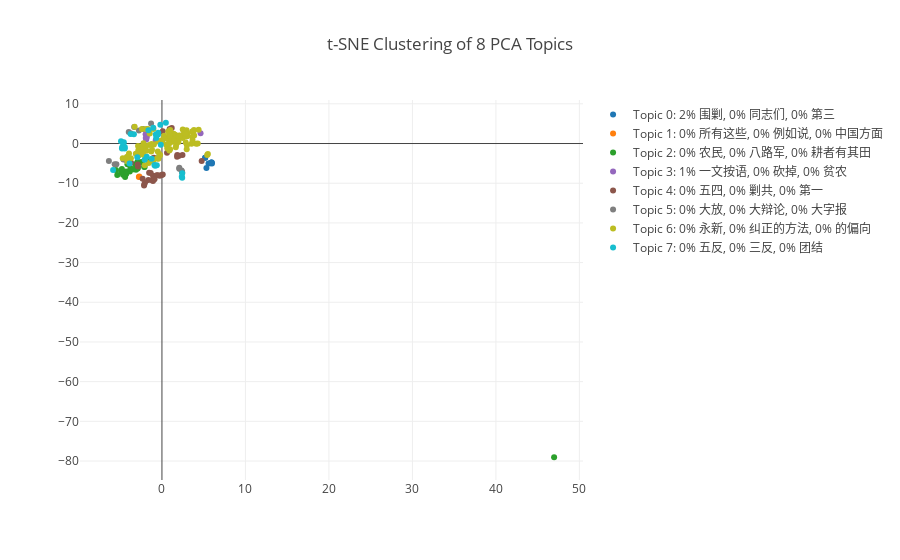

Write notebook code for a chart like this one.
### Code cell
# 创建色彩映射
n = nTopics
cmap = get_cmap('tab10')
colors = [rgb2hex(cmap(color)) for color in np.arange(0, 1.000001, 1/(n-1))]

# 获取关键词
topWords = getTopWords(3, pcaKeys, vectorizedText, countVectorizer)


# 生成散点图
data = []
# 迭代每个主题
for topic in range(nTopics):
    mask = pcaKeys==topic
    sample_mask = np.zeros(mask.sum()).astype(bool)
    sample_mask[:int(1000/nTopics)] = True
    np.random.shuffle(sample_mask)
    
    scatter = go.Scatter(x = tsneModelVectors[mask,0][sample_mask],
                         y = tsneModelVectors[mask,1][sample_mask],
                         name = 'Topic {}: {}'.format(topic, topWords[topic]),
                         mode = 'markers',
                         text = df[mask]['title'][sample_mask],
                         marker = dict(color = colors[topic]))
    data.append(scatter)

layout = go.Layout(title = 't-SNE Clustering of {} PCA Topics'.format(nTopics),
                   showlegend=True,
                   hovermode = 'closest')

fig = go.Figure(data=data, layout=layout)
iplot(fig)

### Figure 1 — Plotly figure (JSON) as saved in the notebook; plotly's stock layout.template omitted (floating-point values rounded to 4 significant figures)
{"data": [{"marker": {"color": "#1f77b4"}, "mode": "markers", "name": "Topic 0: 2% 围剿, 0% 同志们, 0% 第三", "text": ["必须注意经济工作", "我们的经济政策", "关心群众生活，注意工作方法", "论反对日本帝国主义的策略", "中国革命战争的战略问题", "上海太原失陷以后抗日战争的形势和任务", "中国共产党在民族战争中的地位", "论政策", "学习和时局", "抗日战争胜利后的时局和我们的方针"], "type": "scatter", "uid": "fe77e1c0-a946-11e8-861b-0024d6c0edbe", "x": [5.911, 5.958, 5.986, 5.578, 5.329, 5.171, 5.796, 5.943, 5.184, 5.864], "y": [-4.848, -4.783, -5.008, -5.04, -6.155, -3.603, -4.96, -4.809, -3.588, -4.871]}, {"marker": {"color": "#ff7f0e"}, "mode": "markers", "name": "Topic 1: 0% 所有这些, 0% 例如说, 0% 中国方面", "text": ["抗日游击战争的战略问题", "论持久战"], "type": "scatter", "uid": "fe77e1c1-a946-11e8-a7d3-0024d6c0edbe", "x": [-2.767, -2.715], "y": [-8.43, -8.3]}, {"marker": {"color": "#2ca02c"}, "mode": "markers", "name": "Topic 2: 0% 农民, 0% 八路军, 0% 耕者有其田", "text": ["中国共产党在抗日时期的任务", "为争取千百万群众进入抗日民族统一战线而斗争", "国共合作成立后的迫切任务", "和英国记者贝特兰的谈话", "克服投降危险，力争时局好转", "团结一切抗日力量，反对反共顽固派", "向国民党的十点要求", "目前抗日统一战线中的策略问题", "团结到底", "整顿党的作风", "质问国民党", "评国民党十一中全会和三届二次国民参政会", "两个中国之命运", "论联合政府", "赫尔利和蒋介石的双簧已经破产", "对日寇的最后一战", "第十八集团军总司令给蒋介石的两个电报", "评蒋介石发言人谈话", "中共中央关于同国民党进行和平谈判的通知", "中国人民解放军宣言", "关于目前党的政策中的几个重要问题", "在晋绥干部会议上的讲话", "将革命进行到底", "评战犯求和", "别了，司徒雷登", "不要四面出击"], "type": "scatter", "uid": "fe77e1c2-a946-11e8-a313-0024d6c0edbe", "x": [-4.86, -3.851, -4.295, -4.841, -2.909, -5.352, -4.663, -2.909, -3.197, -5.498, -4.297, -4.414, -4.307, 46.97, -3.375, -2.485, -2.135, -3.107, -1.543, -2.078, -3.783, -4.8, -3.48, -2.428, -2.923, -4.137], "y": [-7.145, -7.033, -7.529, -7.097, -6.165, -7.927, -7.861, -6.285, -5.221, -6.691, -7.682, -8.407, -7.039, -79.05, -6.498, -4.801, -5.845, -6.634, -4.508, -5.928, -6.272, -6.405, -6.452, -4.646, -4.607, -5.224]}, {"marker": {"color": "#9467bd"}, "mode": "markers", "name": "Topic 3: 1% 一文按语, 0% 砍掉, 0% 贫农", "text": ["为争取国家财政经济状况的基本好转而斗争", "关于农业互助合作的两次谈话", "关于农业合作化问题", "农业合作化必须依靠党团员和贫农下中农", "《中国农村的社会主义高潮》的序言", "《中国农村的社会主义高潮》的按语"], "type": "scatter", "uid": "fe77e1c3-a946-11e8-b94e-0024d6c0edbe", "x": [-1.958, 4.625, -1.882, -1.809, -1.938, -0.7488], "y": [2.33, 2.572, 1.028, 1.677, 1.387, 0.7963]}, {"marker": {"color": "#8c564b"}, "mode": "markers", "name": "Topic 4: 0% 五四, 0% 剿共, 0% 第一", "text": ["星星之火，可以燎原", "关于蒋介石声明的声明", "实践论", "统一战线中的独立自主问题", "战争和战略问题", "五四运动", "青年运动的方向", "反对投降活动", "关于国际新形势对新华日报⑴记者的谈话", "和中央社、扫荡报、新民报⑴三记者的谈话", "《共产党人》发刊词", "目前形势和党的任务", "中国革命和中国共产党", "新民主主义论", "《中国工人》发刊词", "新民主主义的宪政", "放手发展抗日力量，抵抗反共顽固派的进攻", "为皖南事变发表的命令和谈话", "反对党八股", "在延安文艺座谈会上的讲话", "开展根据地的减租、生产和拥政爱民运动", "评蒋介石在双十节的演说", "和美国记者安娜·路易斯·斯特朗⑴的谈话", "解放战争第二年的战略方针", "目前形势和我们的任务", "全世界革命力量团结起来，反对帝国主义的侵略", "中共发言人评南京行政院的决议", "在中国共产党第七届中央委员会第二次全体会议上的报告", "论人民民主专政", "改造资本主义工商业的必经之路", "抗美援朝的伟大胜利和今后的任务", "《关于胡风反革命集团的材料》的序言和按语"], "type": "scatter", "uid": "fe77e1c4-a946-11e8-bf74-0024d6c0edbe", "x": [2.458, 2.055, 0.09569, 1.829, 4.755, -0.0351, -1.625, -0.977, -3.708, -2.874, -2.318, -2.906, -2.114, -2.142, 0.9618, -1.181, -0.2586, -1.068, -1.073, -2.016, 1.811, -0.4783, 0.9205, 0.6081, -1.536, -0.63, 1.17, -1.349, -0.8914, 0.09639, -4.282, -4.293], "y": [-2.887, -3.069, -7.822, -2.915, -4.372, -7.932, -9.181, -3.613, -4.845, -5.813, -8.893, -5.256, -10.24, -10.58, 3.418, -9.251, -8.112, -8.134, -9.444, -9.787, -3.345, -7.986, 3.685, -2.295, -7.341, -7.981, 3.904, -7.42, -9.006, 3.081, -3.699, -4.157]}, {"marker": {"color": "#7f7f7f"}, "mode": "markers", "name": "Topic 5: 0% 大放, 0% 大辩论, 0% 大字报", "text": ["改造我们的学习", "党委会的工作方法", "中国人民解放军布告", "丢掉幻想，准备斗争", "应当重视电影《武训传》的讨论", "关于中华人民共和国宪法草案", "在中国共产党全国代表会议上的讲话", "农业合作化的一场辩论和当前的阶级斗争", "增强党的团结，继承党的传统", "在中国共产党第八届中央委员会第二次全体会议上的讲话", "在省市自治区党委书记会议上的讲话", "在中国共产党全国宣传工作会议上的讲话", "文汇报的资产阶级方向应当批判", "一九五七年夏季的形势", "做革命的促进派", "坚定地相信群众的大多数"], "type": "scatter", "uid": "fe77e1c5-a946-11e8-bfc7-0024d6c0edbe", "x": [-5.456, -3.328, -2.257, -0.4185, -2.762, -4.613, -5.662, -6.355, -1.306, 2.388, 2.077, 2.422, -3.706, -3.978, 2.353, 2.067], "y": [-5.241, 4.152, 3.654, -3.595, 3.268, -3.998, -5.221, -4.421, 5.055, -7.063, -6.109, -7.211, 2.521, 2.911, -6.792, -6.337]}, {"marker": {"color": "#bcbd22"}, "mode": "markers", "name": "Topic 6: 0% 永新, 0% 纠正的方法, 0% 的偏向", "text": ["序", "中国社会各阶级的分析", "湖南农民运动考察报告", "中国的红色政权为什么能够存在？", "井冈山的斗争", "关于纠正党内的错误思想", "反对本本主义", "怎样分析农村阶级", "反对自由主义", "陕甘宁边区政府第八路军后方留守处布告", "大量吸收知识分子", "斯大林是中国人民的朋友", "纪念白求恩", "抗日根据地的政权问题", "打退第二次反共高潮后的时局", "关于打退第二次反共高潮的总结", "《农村调查》的序言", "《农村调查》的跋", "揭破远东慕尼黑的阴谋", "关于反法西斯的国际统一战线", "在陕甘宁边区参议会的演说", "一个极其重要的政策", "第二次世界大战的转折点", "祝十月革命二十五周年", "为人民服务", "文化工作中的统一战线", "游击区也能够进行生产", "愚公移山", "评赫尔利政策的危险", "给福斯特同志的电报", "蒋介石在挑动内战", "关于重庆谈判", "国民党进攻的真相", "一九四六年解放区工作的方针", "建立巩固的东北根据地", "关于目前国际形势的几点估计", "以自卫战争粉碎蒋介石的进攻", "集中优势兵力，各个歼灭敌人", "美国“调解”真相和中国内战前途 ——和美国记者斯蒂尔的谈话", "三个月总结", "迎接中国革命的新高潮", "中共中央关于暂时放弃延安和保卫陕甘宁边区的两个文件", "关于西北战场的作战方针", "蒋介石政府已处在全民的包围中", "中国人民解放军总部关于重行颁布三大纪律八项注意的训令", "关于建立报告制度", "军队内部的民主运动", "在不同地区实施土地法的不同策略", "纠正土地改革宣传中的“左”倾错误", "新解放区土地改革要点", "关于工商业政策", "评西北大捷兼论解放军的新式整军运动", "关于情况的通报", "对晋绥日报编辑人员的谈话", "再克洛阳后给洛阳前线指挥部的电报", "新解放区农村工作的策略问题", "一九四八年的土地改革工作和整党工作", "关于辽沈战役⑴的作战方针", "关于健全党委制", "中共中央关于九月会议的通知", "关于淮海战役的的作战方针", "中国军事形势的重大变化", "关于平津战役⑴的作战方针", "敦促杜聿明等投降书", "中共中央毛泽东主席关于时局的声明", "中共发言人关于命令国民党反动政府重新逮捕前日本侵华军总司令冈村宁次和逮捕国民党内战罪犯的谈话", "中共发言人关于和平条件必须包括惩办日本战犯和国民党战犯的声明", "把军队变为工作队", "四分五裂的反动派为什么还要空喊“全面和平”？", "国民党反动派由“呼吁和平”变为呼吁战争", "评国民党对战争责任问题的几种答案", "南京政府向何处去？", "向全国进军的命令", "中国人民解放军总部发言人为英国军舰暴行⑴发表的声明", "“友谊”，还是侵略？", "中国人民站起来了", "中国人民大团结万岁", "人民英雄们永垂不朽", "永远保持艰苦奋斗的作风", "征询对待富农策略问题的意见", "你们是全民族的模范人物", "给中国人民志愿军的命令", "中国人民志愿军要爱护朝鲜的一山一水一草一木", "镇压反革命必须打得稳，打得准，打得狠", "三大运动的伟大胜利", "把农业互助合作当作一件大事去做(1)", "中共中央关于西藏工作方针的指示", "工人阶级与资产阶级的矛盾是国内的主要矛盾", "祝贺中国人民志愿军的重大胜利", "批判大汉族主义", "解决“五多”问题", "对刘少奇、杨尚昆破坏纪律擅自以中央名义发出文件的批评", "批判离开总路线的右倾观点", "青年团的工作要照顾青年的特点", "关于国家资本主义", "党在过渡时期的总路线", "为建设一个伟大的社会主义国家而奋斗", "关于《红楼梦》研究问题的信", "原子弹吓不倒中国人民", "征询对农业十七条的意见", "加快手工业的社会主义改造", "美帝国主义是纸老虎", "我们党的—些历史经验", "纪念孙中山先生", "坚持艰苦奋斗，密切联系群众", "中国共产党是全中国人民的领导核心", "组织力量反击右派分子的猖狂进攻", "党内团结的辩证方法", "一切反动派都是纸老虎"], "type": "scatter", "uid": "fe7808ba-a946-11e8-85d2-0024d6c0edbe", "x": [1.989, 4.098, 5.498, -4.699, 5.415, 4.393, 4.289, 3.538, -2.364, -3.721, 2.241, 1.593, 2.052, 2.706, 0.5212, 1.701, -1.041, 0.06552, -0.00906, 0.8833, -2.829, -0.9606, 3.627, 0.8984, 2.071, 2.471, -4.142, -2.755, -1.965, 0.8714, -0.5982, -2.863, 0.5578, 1.657, 0.9738, 1.159, 2.994, 2.492, 1.977, -2.555, -1.579, -0.2983, -1.25, -2.063, 1.117, -2.303, 1.49, -2.274, 2.525, -1.533, 2.526, -0.5008, -0.2544, -1.025, 1.401, 1.426, -4.175, 3.041, 1.703, -2.262, -1.942, -0.3255, 3.834, 1.95, 0.8899, 2.965, 3.752, -1.463, 3.857, -1.204, -3.946, -1.282, 1.629, 2.111, 3.634, 0.6383, -1.842, 0.7929, 0.7662, 1.632, 1.351, 1.156, 0.7233, 3.022, -0.2529, 0.5841, 2.849, 0.4926, -0.431, 1.262, 2.947, 0.2616, 0.9907, -0.43, 0.7587, 0.974, 1.117, -1.875, -1.193, 3.662, 2.804, -2.208, -3.272, 1.462, -2.397, 0.8392, -1.697, -3.133, 2.849], "y": [1.54, -0.05364, -2.625, -3.728, -2.859, 3.495, 0.0307, -0.06173, -1.467, -3.688, 1.766, 2.188, 1.976, 2.709, -0.2879, -0.318, -4.232, 0.5485, 0.7961, 1.761, -1.723, -0.2354, 3.037, 1.783, 1.648, 1.372, -4.529, -2.925, -3.566, 0.5422, -3.778, -0.596, 1.45, -0.9266, -1.441, 1.791, -0.4136, 3.549, 0.4163, -0.968, -4.883, -2.712, -0.1021, -5.482, 1.166, -2.096, 1.333, -0.8003, 2.172, -0.3726, 2.131, -2.001, -2.798, 3.655, 2.449, 1.79, -3.347, 2.6, 1.452, -2.751, -0.6256, 0.5968, 3.391, 0.8732, -1.753, -1.466, 2.889, 2.53, 2.022, -4.308, -2.506, -2.011, 0.687, 2.011, 1.695, -1.165, -1.797, 1.19, 1.208, 1.396, 1.213, 1.166, 1.218, 1.828, -3.008, 1.459, 1.781, 1.486, 0.5297, 1.8, 3.346, 1.932, 3.412, -3.858, 3.028, 1.867, 0.4135, 3.668, -1.573, 0.9174, 2.478, 0.06497, 4.231, 0.6313, 3.644, -0.1223, 3.683, -2.546, 0.2752]}, {"marker": {"color": "#17becf"}, "mode": "markers", "name": "Topic 7: 0% 五反, 0% 三反, 0% 团结", "text": ["矛盾论", "反对日本进攻的方针、办法和前途", "为动员一切力量争取抗战胜利而斗争", "必须制裁反动派", "苏联利益和人类利益的一致", "必须强调团结和进步", "抗日时期的经济问题和财政问题", "关于领导方法的若干问题", "组织起来", "必须学会做经济工作", "论军队生产自给，兼论整风和生产两大运动的重要性", "减租和生产是保卫解放区的两件大事", "关于民族资产阶级和开明绅士问题", "在新政治协商会议筹备会上的讲话", "为什么要讨论白皮书？", "唯心历史观的破产", "做一个完全的革命派", "中共中央政治局扩大会议决议要点", "镇压反革命必须实行党的群众路线", "关于“三反”、“五反”的斗争", "元旦祝词", "团结起来，划清敌我界限", "反对官僚主义、命令主义和违法乱纪", "反对党内的资产阶级思想", "批判梁漱溟的反动思想", "驳“舆论一律”", "论十大关系", "关于正确处理人民内部矛盾的问题", "事情正在起变化", "打退资产阶级右派的进攻"], "type": "scatter", "uid": "fe7808bb-a946-11e8-be78-0024d6c0edbe", "x": [2.374, -0.6172, -1.23, -0.8177, -2.949, -4.565, -0.4481, -3.362, -4.455, -4.789, -1.829, -0.1359, -0.9027, -3.878, -4.452, -4.767, -4.904, -1.621, -0.4643, 0.4669, -0.6867, -1.042, -0.737, -0.1933, -2.072, -4.676, -5.852, 2.425, -3.751, 2.427], "y": [-8.349, -5.504, -3.808, -5.573, -3.46, 0.3226, 2.738, 2.369, -1.247, -1.268, -3.305, -0.3075, -5.431, -5.003, -0.8888, -0.9414, 0.5809, 3.369, 2.281, 5.236, 1.373, 3.945, 2.248, 4.738, -4.114, 0.1045, -6.642, -8.605, 2.419, -7.49]}], "layout": {"hovermode": "closest", "showlegend": true, "title": "t-SNE Clustering of 8 PCA Topics"}}
